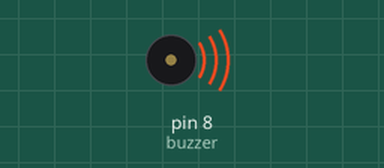
Simulated run of this sketch. Board: Arduino Uno, built with avr-gcc and run on an emulated ATmega328P. Shown: buzzer (waves = sounding).

Above: at 0.15 s.
At 3.4 s:
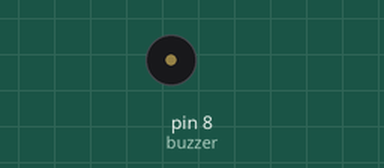
Timing chart, 0 to 5.8 s (numbered marks = the images above):
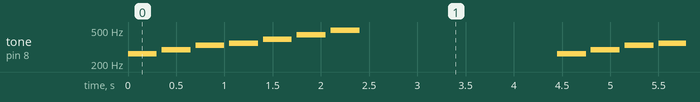

Measured:
- by itself, tone on pin 8 (buzzer): repeats every 4.5 s: silent 0.05 s, 294 Hz 0.30 s, silent 0.05 s, 330 Hz 0.30 s, silent 0.05 s, 349 Hz 0.30 s, silent 0.05 s, 392 Hz 0.30 s, silent 0.05 s, 440 Hz 0.30 s, silent 0.05 s, 494 Hz 0.30 s, silent 2.1 s, 262 Hz 0.30 s

The sketch:

passivebuzzer_Project.ino
```cpp
int buzzer = 8;
int melody[] = {262, 294, 330, 349, 392, 440, 494};

void setup() {}

void loop() {
  for (int i = 0; i < 7; i++) {
    tone(buzzer, melody[i]);
    delay(300);
    noTone(buzzer);
    delay(50);
  }
  delay(2000);
}
```
